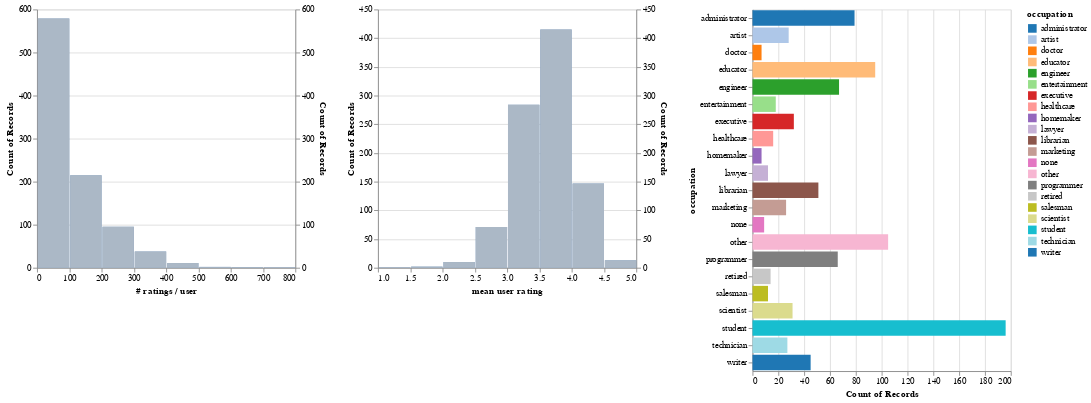

Source (notebook cell):
### Markdown cell above
Jika semuanya sudah siap, mari kita mulai dari dataset ratings. Gunakan kode berikut untuk melakukan visualisasi.

### Code cell
# Assuming you want to visualize user ratings aggregated by occupation
users_ratings = ratings.groupby('user_id').agg(
    rating_count=('rating', 'count'),
    rating_mean=('rating', 'mean')
).merge(users, on='user_id', how='left')

# Rename columns to remove spaces and ensure correct type
users_ratings = users_ratings.rename(columns={'rating count': 'rating_count', 'rating mean': 'rating_mean'})
users_ratings['rating_count'] = users_ratings['rating_count'].astype(int)  # Explicitly set type to integer


occupation_filter = alt.selection_multi(fields=["occupation"])
occupation_chart = alt.Chart(users_ratings).mark_bar().encode(
    x="count()",
    y=alt.Y("occupation:N"),
    color=alt.condition(
        occupation_filter,
        alt.Color("occupation:N", scale=alt.Scale(scheme='category20')),
        alt.value("lightgray")),
).add_selection(occupation_filter) # Move selection here
# ... (Rest of your code remains the same)
# Create a chart for the count, and one for the mean.
alt.hconcat(
    filtered_hist('rating_count', '# ratings / user', occupation_filter), # Changed field name here
    filtered_hist('rating_mean', 'mean user rating', occupation_filter), # Changed field name here
    occupation_chart,
    data=users_ratings)

### Figure 1 — Vega-Lite specification as saved in the notebook (floating-point values rounded to 4 significant figures; data arrays with more than 128 entries replaced by an {"elided": "..."} marker saying what was removed)
{"config": {"view": {"continuousWidth": 300, "continuousHeight": 300}}, "hconcat": [{"layer": [{"mark": {"type": "bar"}, "encoding": {"x": {"bin": {"maxbins": 10}, "field": "rating_count", "title": "# ratings / user", "type": "quantitative"}, "y": {"aggregate": "count", "type": "quantitative"}}, "transform": [{"filter": {"param": "param_2"}}]}, {"mark": {"type": "bar"}, "encoding": {"color": {"value": "lightgray"}, "opacity": {"value": 0.7}, "x": {"bin": {"maxbins": 10}, "field": "rating_count", "title": "# ratings / user", "type": "quantitative"}, "y": {"aggregate": "count", "type": "quantitative"}}}], "resolve": {"scale": {"y": "independent"}}, "width": 300}, {"layer": [{"mark": {"type": "bar"}, "encoding": {"x": {"bin": {"maxbins": 10}, "field": "rating_mean", "title": "mean user rating", "type": "quantitative"}, "y": {"aggregate": "count", "type": "quantitative"}}, "transform": [{"filter": {"param": "param_2"}}]}, {"mark": {"type": "bar"}, "encoding": {"color": {"value": "lightgray"}, "opacity": {"value": 0.7}, "x": {"bin": {"maxbins": 10}, "field": "rating_mean", "title": "mean user rating", "type": "quantitative"}, "y": {"aggregate": "count", "type": "quantitative"}}}], "resolve": {"scale": {"y": "independent"}}, "width": 300}, {"mark": {"type": "bar"}, "encoding": {"color": {"condition": {"param": "param_2", "field": "occupation", "scale": {"scheme": "category20"}, "type": "nominal"}, "value": "lightgray"}, "x": {"aggregate": "count", "type": "quantitative"}, "y": {"field": "occupation", "type": "nominal"}}, "name": "view_1"}], "data": {"name": "data-4fe2a22584f860e1ac804b6bc2c6c04a"}, "params": [{"name": "param_2", "select": {"type": "point", "fields": ["occupation"]}, "views": ["view_1"]}], "$schema": "https://vega.github.io/schema/vega-lite/v5.20.1.json", "datasets": {"data-4fe2a22584f860e1ac804b6bc2c6c04a": {"elided": "943 records"}}}
